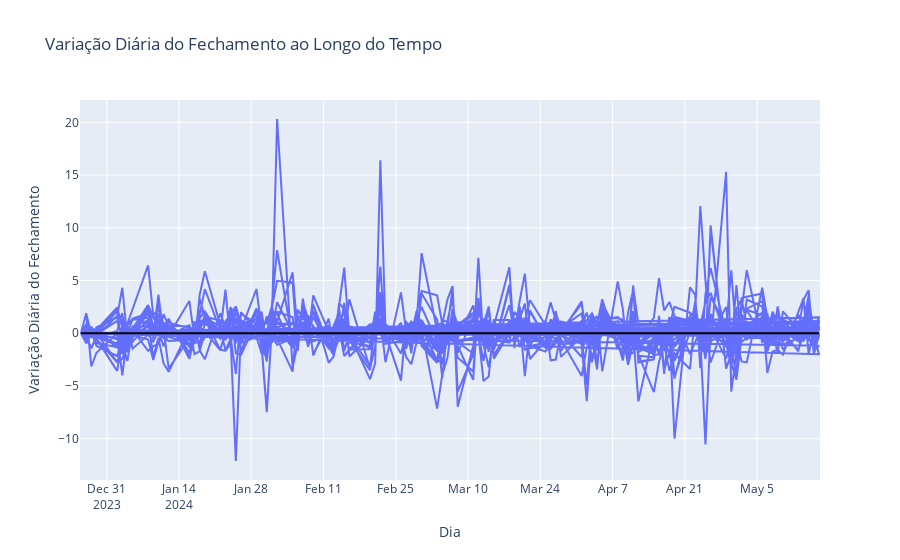

This figure's notebook cell:
### Code cell
# Criando a figura
fig = go.Figure()

# Adicionando a linha com a variação diária do fechamento
fig.add_trace(go.Scatter(x=novo_df['Day'], y=novo_df['Daily_Closing_Variation'], mode='lines', name='Variação Diária do Fechamento'))

# Atualizando o layout para definir o eixo X na linha zero
fig.update_layout(
    title='Variação Diária do Fechamento ao Longo do Tempo',
    xaxis_title='Dia',
    yaxis_title='Variação Diária do Fechamento',
    shapes=[dict(type='line', x0=novo_df['Day'].min(), x1=novo_df['Day'].max(), y0=0, y1=0, line=dict(color='black', width=2))]
)

# Mostrando o gráfico
fig.show()

### Figure 1 — Plotly figure (JSON) as saved in the notebook; plotly's stock layout.template omitted (floating-point values rounded to 4 significant figures; data arrays with more than 128 entries replaced by an {"elided": "..."} marker saying what was removed)
{"data": [{"mode": "lines", "name": "Variação Diária do Fechamento", "type": "scatter", "x": {"elided": "2000 str values"}, "y": {"elided": "2000 float values"}}], "layout": {"shapes": [{"line": {"color": "black", "width": 2}, "type": "line", "x0": "2023-12-26", "x1": "2024-05-17", "y0": 0, "y1": 0}], "title": {"text": "Variação Diária do Fechamento ao Longo do Tempo"}, "xaxis": {"title": {"text": "Dia"}}, "yaxis": {"title": {"text": "Variação Diária do Fechamento"}}}}
